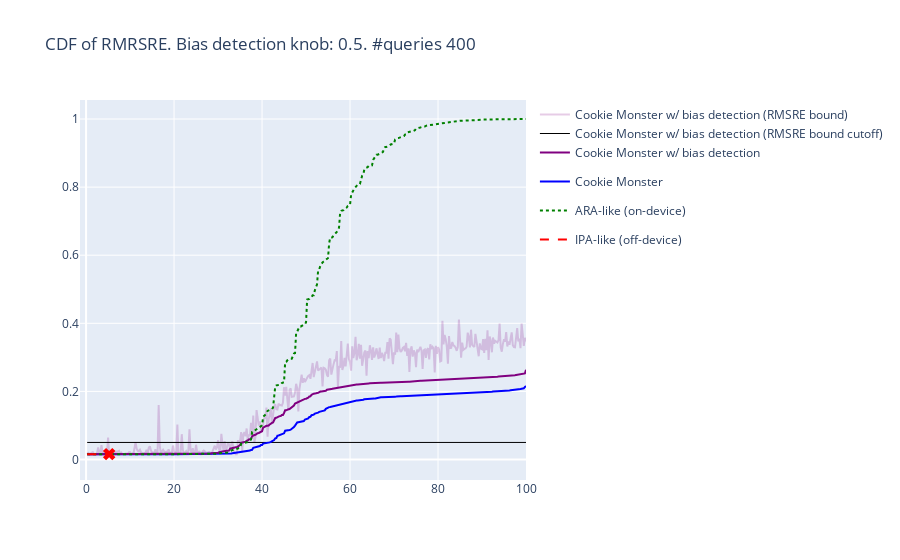

Notebook code for this chart:
### Code cell
full_cdfs = go.Figure()
full_cdfs.add_trace(trace_unsorted)
full_cdfs.add_trace(trace_cutoff)
for trace in cdf(**cdf_args):
    full_cdfs.add_trace(trace)
full_cdfs.update_layout(title=f"CDF of RMRSRE. Bias detection knob: {bias_detection_knob}. #queries {num_queries}")
full_cdfs

### Figure 1 — Plotly figure (JSON) as saved in the notebook; plotly's stock layout.template omitted (floating-point values rounded to 4 significant figures; data arrays with more than 128 entries replaced by an {"elided": "..."} marker saying what was removed)
{"data": [{"legendgroup": "Cookie Monster w/ bias detection", "line": {"dash": "solid"}, "marker": {"color": "rgba(128, 0, 128, 0.2)", "symbol": "circle"}, "mode": "lines", "name": "Cookie Monster w/ bias detection (RMSRE bound)", "showlegend": true, "type": "scatter", "x": {"elided": "400 float values"}, "y": {"elided": "400 float values"}}, {"legendgroup": "Cookie Monster w/ bias detection", "line": {"dash": "solid", "width": 1}, "marker": {"color": "black", "symbol": "circle"}, "mode": "lines", "name": "Cookie Monster w/ bias detection (RMSRE bound cutoff)", "showlegend": true, "type": "scatter", "x": {"elided": "400 float values"}, "y": {"elided": "400 float values"}}, {"legendgroup": "Cookie Monster", "line": {"dash": "solid"}, "marker": {"color": "blue", "symbol": "circle"}, "mode": "lines", "name": "Cookie Monster", "showlegend": true, "type": "scatter", "x": {"elided": "400 float values"}, "y": {"elided": "400 float values"}}, {"legendgroup": "Cookie Monster w/ bias detection", "line": {"dash": "solid"}, "marker": {"color": "purple", "symbol": "circle"}, "mode": "lines", "name": "Cookie Monster w/ bias detection", "showlegend": true, "type": "scatter", "x": {"elided": "400 float values"}, "y": {"elided": "400 float values"}}, {"legendgroup": "ARA-like (on-device)", "line": {"dash": "dot"}, "marker": {"color": "green", "symbol": "diamond"}, "mode": "lines", "name": "ARA-like (on-device)", "showlegend": true, "type": "scatter", "x": {"elided": "400 float values"}, "y": {"elided": "400 float values"}}, {"legendgroup": "IPA-like (off-device)", "line": {"dash": "dash"}, "marker": {"color": "red", "symbol": "x"}, "mode": "lines", "name": "IPA-like (off-device)", "showlegend": true, "type": "scatter", "x": [0.25, 0.5, 0.75, 1, 1.25, 1.5, 1.75, 2, 2.25, 2.5, 2.75, 3, 3.25, 3.5, 3.75, 4, 4.25, 4.5, 4.75, 5, 5.25], "y": [0.01551, 0.01552, 0.01553, 0.01553, 0.01553, 0.01554, 0.01554, 0.01556, 0.01556, 0.01556, 0.01556, 0.01557, 0.01557, 0.01558, 0.0156, 0.0156, 0.01561, 0.01562, 0.01563, 0.01563, 0.01571]}, {"legendgroup": "IPA-like (off-device)", "marker": {"color": "red", "size": 11, "symbol": "x"}, "mode": "markers", "name": "IPA-like (off-device)", "showlegend": false, "type": "scatter", "x": [5.25], "y": [0.01571]}], "layout": {"title": {"text": "CDF of RMRSRE. Bias detection knob: 0.5. #queries 400"}}}
